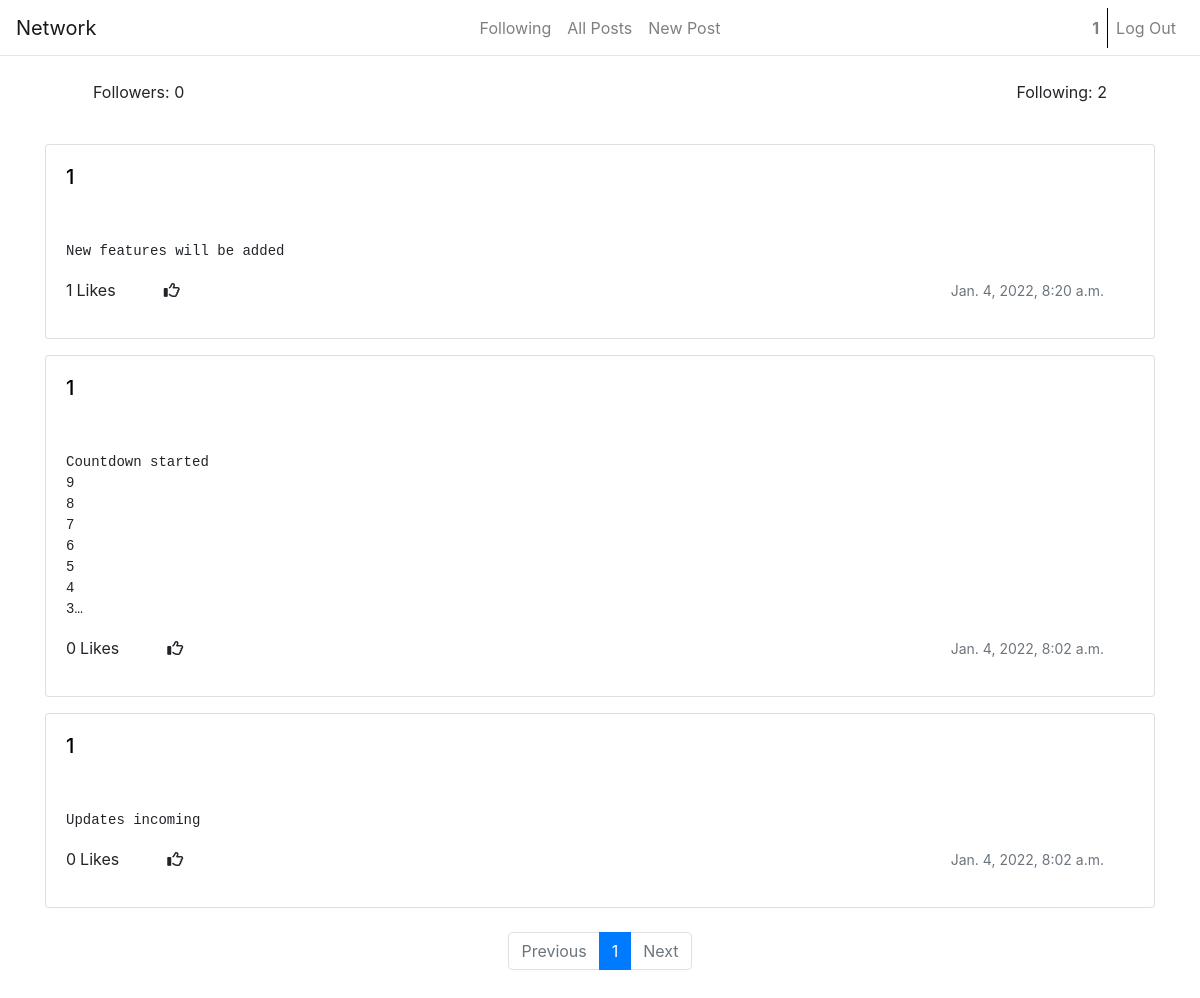
The app's page /profile/1 (signed in) with its own data.
### network/models.py (models this page shows, shortened)
class User(AbstractUser):
    pass

class Post(models.Model):
    timestamp = models.DateTimeField(default=datetime.datetime.now())
    description = models.TextField(blank=True, null=True, default="")
    owner = models.ForeignKey(User, on_delete=models.CASCADE, related_name="owner")
    likes = models.IntegerField(default="0")

### network/views.py (the view, shortened to what this page needs)
# urls.py: path("profile/<str:user>", views.profile, name="profile"),
@login_required(login_url='login')
def profile(request, user):
    if request.method == "GET":
        current_user = request.user
        owner = User.objects.get(username=user)
        is_following = Followers.objects.filter(follower=owner).count()
        is_follower = Followers.objects.filter(following = owner, follower=current_user)
        follow_count = Followers.objects.filter(following=owner).count()
        posts = Post.objects.filter(owner=owner).order_by("-timestamp")
        paginator = Paginator(posts, 10)
        page_number = request.GET.get('page')
        page_obj = paginator.get_page(page_number)
        return render(request, "network/profile.html", {
            "owner": owner,
            "current_user" : current_user,
            "followers" : is_follower,
            "posts": posts,
            "page_obj": page_obj,
            "follow_count": follow_count,
            "is_following_count": is_following
        })

### network/templates/network/profile.html (shortened to what this page needs)
{% extends "network/layout.html" %} {% load static %}
{% block body %}
<div class="container">
	<div class="d-flex mt-4 mb-4 mx-5 justify-content-between">
		<div class="d-inline">Followers: {{follow_count}}</div>
		<div class="following">
			<p>Following: {{ is_following_count }}</p>
		</div>
	</div>
	{% for post in page_obj %}
	<div class="whole-card" id="edit-box-{{post.id}}">
		<div class="card mb-3">
			<div class="card-body d-flex justify-content-between" id="btn-div">
				<h5 class="card-title text-left">
					<a
						href="{% url 'profile' post.owner %}"
						class="noDecoration link-info d-inline"
						>{{post.owner}}</a
					>
				</h5>
			</div>
			<div class="card-body">
				<pre class="card-text">{{post.description}}</pre>
				<div class="row justify-content-between container">
					<div
						class="
							try
							d-inline-flex
							text-center
							mt-auto
							mb-auto
							justify-content-center
						"
					>
						<p class="card-text mr-1 likes-number-{{post.id}}">
							{{post.likes}}
						</p>
						<p>Likes</p>
						<i
							class="fa-regular fa-thumbs-up ml-5 mt-1 like-button-{{post.id}}"
							onclick="like('{{post.id}}')"
						></i>
					</div>
					<p class="card-text">
						<small class="text-muted">{{post.timestamp}}</small>
					</p>
				</div>
			</div>
		</div>
	</div>
	{% endfor %}
	<div class="pb-5 pt-2">
		<nav aria-label="...">
			<ul class="pagination justify-content-center">
				{% if page_obj.has_previous %}
				<li class="page-item">
					<a class="page-link" href="?page={{ page_obj.previous_page_number }}"
						>Previous</a
					>
				</li>
				{% else %}
				<li class="page-item disabled">
					<a class="page-link disabled">Previous</a>
				</li>
				{% endif %}
				<li class="page-item active" aria-current="page">
					<span class="page-link">
						{{ page_obj.number }}
					</span>
				</li>
				{% if page_obj.has_next %}
				<li class="page-item">
					<a class="page-link" href="?page={{ page_obj.next_page_number }}"
						>{{ page_obj.next_page_number }}</a
					>
				</li>
				<li class="page-item">
					<a class="page-link" href="?page={{ page_obj.next_page_number }}"
						>Next</a
					>
				</li>
				{% else %}
				<li class="page-item disabled">
					<a class="page-link disabled">Next</a>
				</li>
				{% endif %}
			</ul>
		</nav>
	</div>
</div>
{% endblock %}

### network/templates/network/layout.html (shortened to what this page needs)
{% load static %}
<!DOCTYPE html>
<html lang="en">
    <head>
        <link rel="stylesheet" href="https://cdnjs.cloudflare.com/ajax/libs/font-awesome/6.0.0-beta3/css/all.min.css" />
        <link rel="stylesheet" href="https://cdn.jsdelivr.net/npm/bootstrap@4.6.1/dist/css/bootstrap.min.css">
        <link href="{% static 'network/styles.css' %}" rel="stylesheet">
    </head>
    <body>
        <nav class="navbar navbar-light navbar-expand-md bg-faded justify-content-center">
            <a href="/" class="navbar-brand d-flex w-50 mr-auto">Network</a>
            <div class="navbar-collapse collapse w-100 text-center" id="collapsingNavbar3">
                <ul class="navbar-nav w-100 justify-content-center">
                    {% if user.is_authenticated %}
                    <li class="nav-item">
                        <a class="nav-link" href="{% url 'following' %}">Following</a>
                    </li>
                    {% endif %}
                    <li class="nav-item">
                        <a class="nav-link" href="{% url 'index' %}">All Posts</a>
                      </li>
                    {% if user.is_authenticated %}
                    <li class="nav-item">
                        <a class="nav-link" href="{% url 'new_post' %}">New Post</a>
                    </li>
                    {% endif %}
                </ul>
                <ul class="nav navbar-nav ml-auto w-100 justify-content-end">
                    {% if user.is_authenticated %}
                    <li class="nav-item">
                        <a class="nav-link" href="{% url 'profile' request.user %}"><strong>{{ user.username }}</strong><div class="user-spacing "></div></a>
                    </li>
                    <li class="nav-item">
                        <a class="nav-link bl" href="{% url 'logout' %}">Log Out</a>
                {% endif %}
                    </li>
                </ul>
            </div>
        </nav>
       <hr style="margin-top: -1px;" class="mb-4">
        <div class="body">
            {% block body %}
            {% endblock %}
        </div>
    </body>
</html>

### network/static/network/styles.css (style rules this page uses)
@media only screen and (min-width: 768px) { .bl { border-left: solid 1px black; } }
pre { overflow: hidden; text-overflow: ellipsis; display: -webkit-box; -webkit-line-clamp: 8; -webkit-box-orient: vertical; }
.noDecoration, a:link, a:visited, a:hover { text-decoration: none!important; color: black; }

### records on screen
User: username "1"
Post: owner "1", description "New features will be added", likes "1", timestamp "Jan. 4, 2022, 8:20 a.m."
Post: owner "1", description "Countdown started 9 8 7 6 5 4…", likes "0", timestamp "Jan. 4, 2022, 8:02 a.m."
Post: owner "1", description "Updates incoming", likes "0", timestamp "Jan. 4, 2022, 8:02 a.m."

### other values on screen
{{ follow_count }} "0"
{{ is_following_count }} "2"
{{ page_obj.number }} "1"
